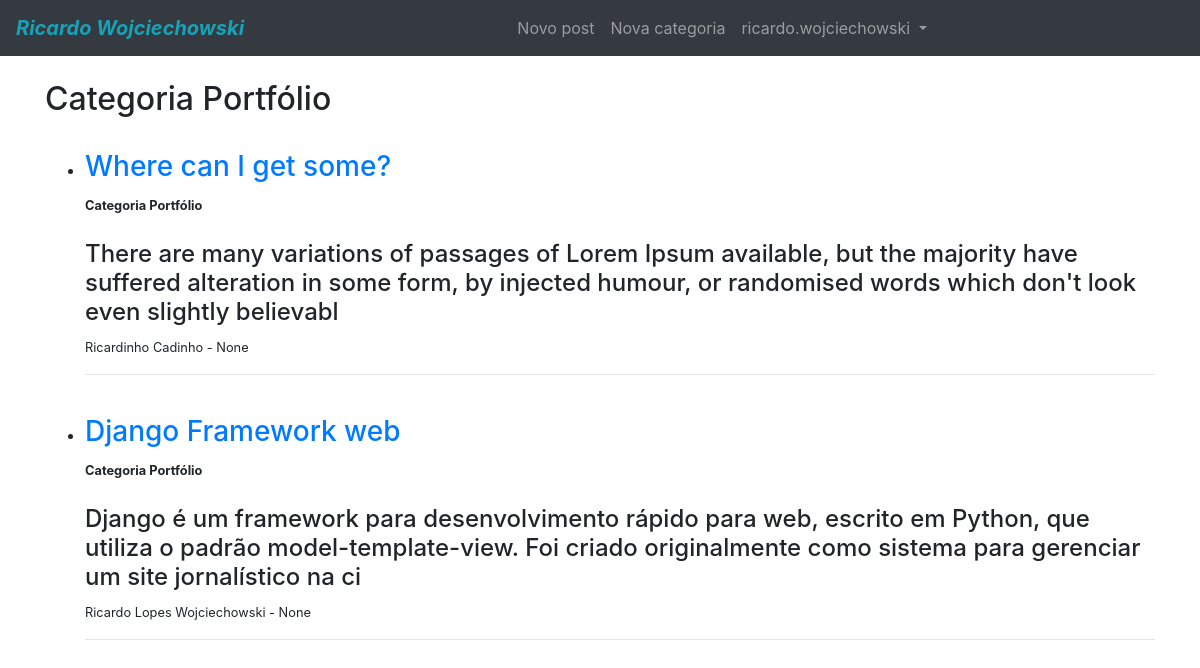
Before: /categorias/Portfólio/ (signed in) with the older database file.
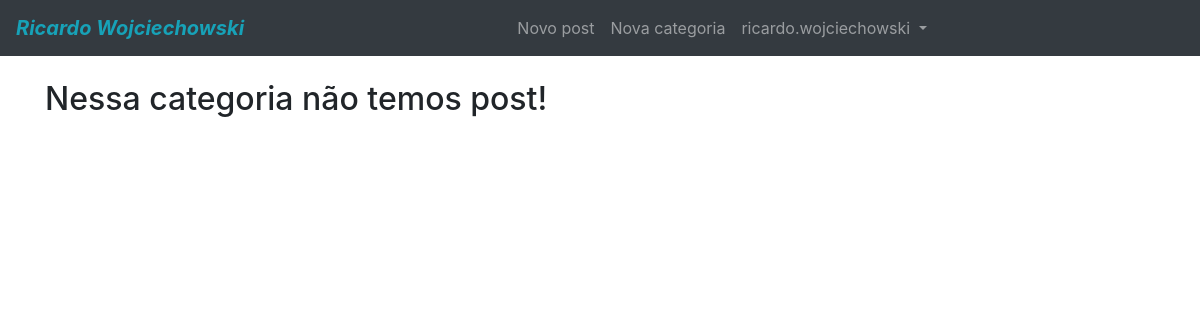
After: the same page with the newer database file.
### blog/models.py (models this page shows, shortened)
class Post(models.Model):
    title = models.CharField(max_length=255)
    author = models.ForeignKey(User, on_delete=models.CASCADE)
    body = RichTextField(blank=True, null=True)
    post_date = models.DateTimeField(auto_now_add=True)
    category = models.CharField(max_length=255, default='sem categoria')
    snippet = models.CharField(max_length=255, default='Resumo do post')
    likes = models.ManyToManyField(User, related_name='blog_posts')

### blog/views.py (the view)
# urls.py: path('categorias/<str:cats>/', category_view, name='category'),
def category_view(request, cats):
    category_posts = Post.objects.filter(category=cats)
    return render(request, 'categories.html', {
        'cats': cats.title(),
        'category_posts': category_posts
    })

### templates/categories.html
{% extends 'base.html' %}
{% block content %}
    {% if category_posts %}
        <h2>Categoria {{ cats }}</h2>
        <ul>
        {% for post in category_posts %}
            <br>
            <li>
                <h3><a href="{% url 'article-detail' post.pk %}">{{ post.title }}</a></h3>
                <small><b>Categoria {{ post.category }}</b></small>
                <br><br>
                <h4>{{ post.body | slice:":200" }}</h4>
                <p><small>{{ post.author.first_name }} {{ post.author.last_name }} - {{ post.post_date }}</small></p>
            </li>
            <hr>
        {% endfor %}
        </ul>
    {% else %}
        <h2>Nessa categoria não temos post!</h2>
    {% endif %}
{% endblock %}

### templates/base.html (shortened to what this page needs)
<!doctype html>
<html lang="en">
<head>
    <link rel="stylesheet" href="https://maxcdn.bootstrapcdn.com/bootstrap/4.0.0/css/bootstrap.min.css"
>
</head>
<body>
{% include 'navbar.html' %}
<div class="container">
    {% block content %}
    {% endblock %}
</div>
</body>
</html>

### templates/navbar.html (shortened to what this page needs)
<nav class="navbar navbar-expand-lg navbar-dark bg-dark mb-4">
    <a href="{% url 'home' %}" class=" navbar-brand text-info font-italic font-weight-bold">Ricardo Wojciechowski</a>
    <div class="collapse navbar-collapse" id="navbarSupportedContent">
        <ul class="navbar-nav mr-auto mx-auto">
            {% if user.is_authenticated %}
                <li class="nav-item">
                    <a class="nav-link" href="{% url 'add-post' %}">Novo post</a>
                </li>
                <li class="nav-item {% if request.path == add_category %} active {% endif %}">
                    <a class="nav-link" href="{% url 'add-category' %}">Nova categoria</a>
                </li>
                <li class="nav-item dropdown">
                    <a class="nav-link dropdown-toggle" href="#" id="navbarDropdown" role="button" data-toggle="dropdown" aria-haspopup="true" aria-expanded="false">
                        {{ user.username }}
                    </a>
                </li>
            {% endif %}
        </ul>
    </div>
</nav>

Changed rows visible on the page:
removed Post: title "Where can I get some?", category "Portfólio", body "There are many variations of passages of Lorem Ipsum available, but the majority have suffered alteration in some form, by injected humour, or randomised words which don't look even slightly believabl", author.first_name "Ricardinho", author.last_name "Cadinho", post_date "None"
removed Post: title "Django Framework web", category "Portfólio", body "Django é um framework para desenvolvimento rápido para web, escrito em Python, que utiliza o padrão model-template-view. Foi criado originalmente como sistema para gerenciar um site jornalístico na ci", author.first_name "Ricardo", author.last_name "Lopes Wojciechowski", post_date "None"
Other visible differences:
{{ cats }}: "Portfólio" → (not shown)
text no longer shown: "Categoria"
text now shown: "Nessa categoria não temos post!"
